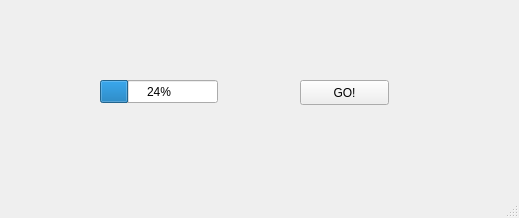
<?xml version="1.0" encoding="UTF-8"?>
<ui version="4.0">
 <class>MainWindow</class>
 <widget class="QMainWindow" name="MainWindow">
  <property name="geometry">
   <rect>
    <x>0</x>
    <y>0</y>
    <width>519</width>
    <height>218</height>
   </rect>
  </property>
  <property name="windowTitle">
   <string>MainWindow</string>
  </property>
  <widget class="QWidget" name="centralwidget">
   <widget class="QProgressBar" name="progressBar">
    <property name="geometry">
     <rect>
      <x>100</x>
      <y>80</y>
      <width>118</width>
      <height>23</height>
     </rect>
    </property>
    <property name="value">
     <number>24</number>
    </property>
   </widget>
   <widget class="QPushButton" name="pushButton">
    <property name="geometry">
     <rect>
      <x>300</x>
      <y>80</y>
      <width>89</width>
      <height>25</height>
     </rect>
    </property>
    <property name="text">
     <string>GO!</string>
    </property>
   </widget>
  </widget>
  <widget class="QMenuBar" name="menubar">
   <property name="geometry">
    <rect>
     <x>0</x>
     <y>0</y>
     <width>519</width>
     <height>21</height>
    </rect>
   </property>
  </widget>
  <widget class="QStatusBar" name="statusbar"/>
 </widget>
 <resources/>
 <connections/>
</ui>
